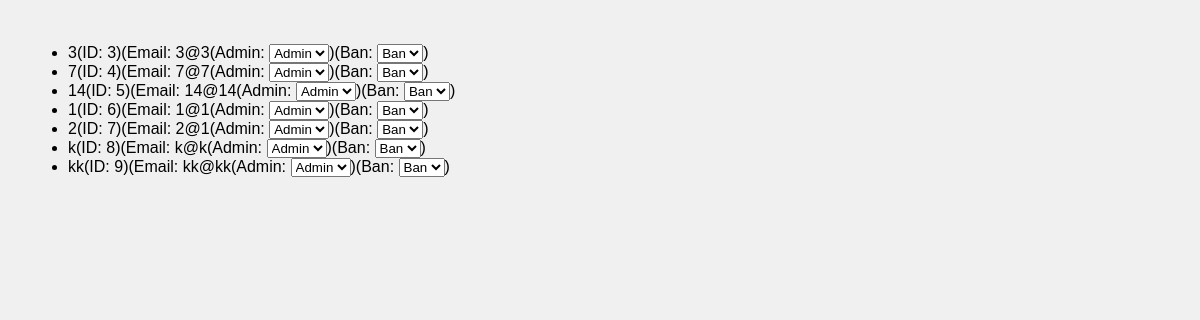
The app's page /admin (signed in), older data.
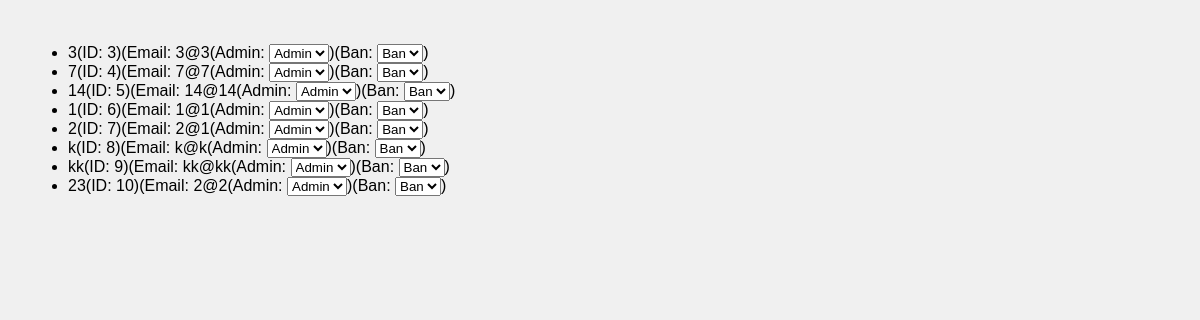
The same page, newer data.
### data/users.py (models this page shows, shortened)
class User(SqlAlchemyBase, UserMixin):
    __tablename__ = 'users'
    id = sqlalchemy.Column(sqlalchemy.Integer,
                           primary_key=True, autoincrement=True)
    name = sqlalchemy.Column(sqlalchemy.String, nullable=True)
    email = sqlalchemy.Column(sqlalchemy.String,
                              index=True, unique=True, nullable=True)
    hashed_password = sqlalchemy.Column(sqlalchemy.String, nullable=True)
    created_date = sqlalchemy.Column(sqlalchemy.DateTime,
                                     default=datetime.datetime.now)
    elo_rating = sqlalchemy.Column(sqlalchemy.Float, default=1000)
    submissions = orm.relationship("Submissions", back_populates="user")

### main.py (the view)
@app.route('/admin', methods=["GET", "POST"])
@login_required
def admin():
    db_sess = db_session.create_session()
    users = db_sess.query(User)
    return render_template("admin_first.html", users=users)

### data/db_session.py (called while the page is built)
def create_session() -> Session:
    global __factory
    return __factory()

### main.py (called while the page is built)
@login_manager.user_loader
def load_user(user_id):
    db_sess = db_session.create_session()
    return db_sess.get(User, user_id)

### templates/admin_first.html (shortened to what this page needs)
<!DOCTYPE html>
<html lang="en">
    <head>
        <link rel="stylesheet" href="{{ url_for('static', filename='admin.css') }}">
    </head>
    <body>
        <ul>
            {% for user in users %}
                <li>{{ user.name }}(ID: {{user.id}})(Email: {{user.email}}(Admin: <select><option value="admin">Admin</option><option value="user">User</option></select>)(Ban: <select><option value="ban">Ban</option></select>)</li>
            {% endfor %}
        </ul>
    </body>
</html>

### static/admin.css (style rules this page uses)
body { font-family: Arial, sans-serif; background-color: #f0f0f0; padding: 20px; }

Row changes from the older to the newer data that the page shows:
added User: name "23", id "10", email "2@2"
